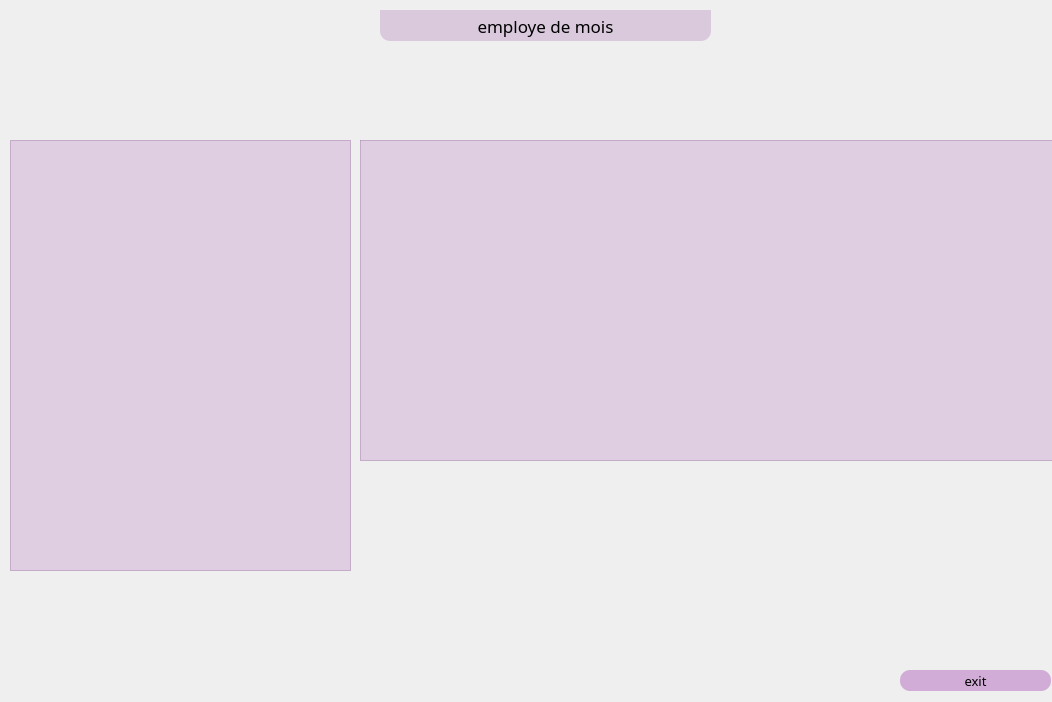
<?xml version="1.0" encoding="UTF-8"?>
<ui version="4.0">
 <class>employe_du_moi</class>
 <widget class="QDialog" name="employe_du_moi">
  <property name="geometry">
   <rect>
    <x>0</x>
    <y>0</y>
    <width>1052</width>
    <height>702</height>
   </rect>
  </property>
  <property name="windowTitle">
   <string>Dialog</string>
  </property>
  <widget class="QLabel" name="label_BGPersonnel">
   <property name="geometry">
    <rect>
     <x>-90</x>
     <y>0</y>
     <width>1200</width>
     <height>700</height>
    </rect>
   </property>
   <property name="styleSheet">
    <string notr="true">background-image: url(:/new/Image/Images/BGSponsoring.png);</string>
   </property>
   <property name="text">
    <string/>
   </property>
  </widget>
  <widget class="QLabel" name="labe_TitlePerso">
   <property name="geometry">
    <rect>
     <x>380</x>
     <y>10</y>
     <width>331</width>
     <height>31</height>
    </rect>
   </property>
   <property name="font">
    <font>
     <family>LEMON MILK</family>
     <pointsize>13</pointsize>
    </font>
   </property>
   <property name="styleSheet">
    <string notr="true">background-color: rgba(134, 47, 147,50);
border-bottom-left-radius: 10px;
border-bottom-right-radius: 10px;</string>
   </property>
   <property name="text">
    <string>employe de mois</string>
   </property>
   <property name="alignment">
    <set>Qt::AlignCenter</set>
   </property>
  </widget>
  <widget class="QPushButton" name="pushButton_InsererPhotoPerso_2">
   <property name="geometry">
    <rect>
     <x>900</x>
     <y>670</y>
     <width>151</width>
     <height>21</height>
    </rect>
   </property>
   <property name="font">
    <font>
     <family>Montserrat Medium</family>
     <pointsize>10</pointsize>
    </font>
   </property>
   <property name="styleSheet">
    <string notr="true">QPushButton {
background-color: rgba(199, 153, 207, 200);
border-radius: 10px;
}
QPushButton:hover {
background-color: qlineargradient(spread:pad, x1:0, y1:0, x2:0, y2:1, stop:0 rgba(117, 201, 187, 200), stop:1 rgba(199, 153, 207, 200));
}</string>
   </property>
   <property name="text">
    <string>exit</string>
   </property>
  </widget>
  <widget class="QTableView" name="tableView_Personnel2">
   <property name="geometry">
    <rect>
     <x>360</x>
     <y>140</y>
     <width>701</width>
     <height>321</height>
    </rect>
   </property>
   <property name="styleSheet">
    <string notr="true">background-color:rgba(199, 153, 207, 100);</string>
   </property>
  </widget>
  <widget class="QTextBrowser" name="textBrowser_Personnel2">
   <property name="geometry">
    <rect>
     <x>10</x>
     <y>140</y>
     <width>341</width>
     <height>431</height>
    </rect>
   </property>
   <property name="styleSheet">
    <string notr="true">background-color:rgba(199, 153, 207, 100);</string>
   </property>
  </widget>
 </widget>
 <resources/>
 <connections/>
</ui>
